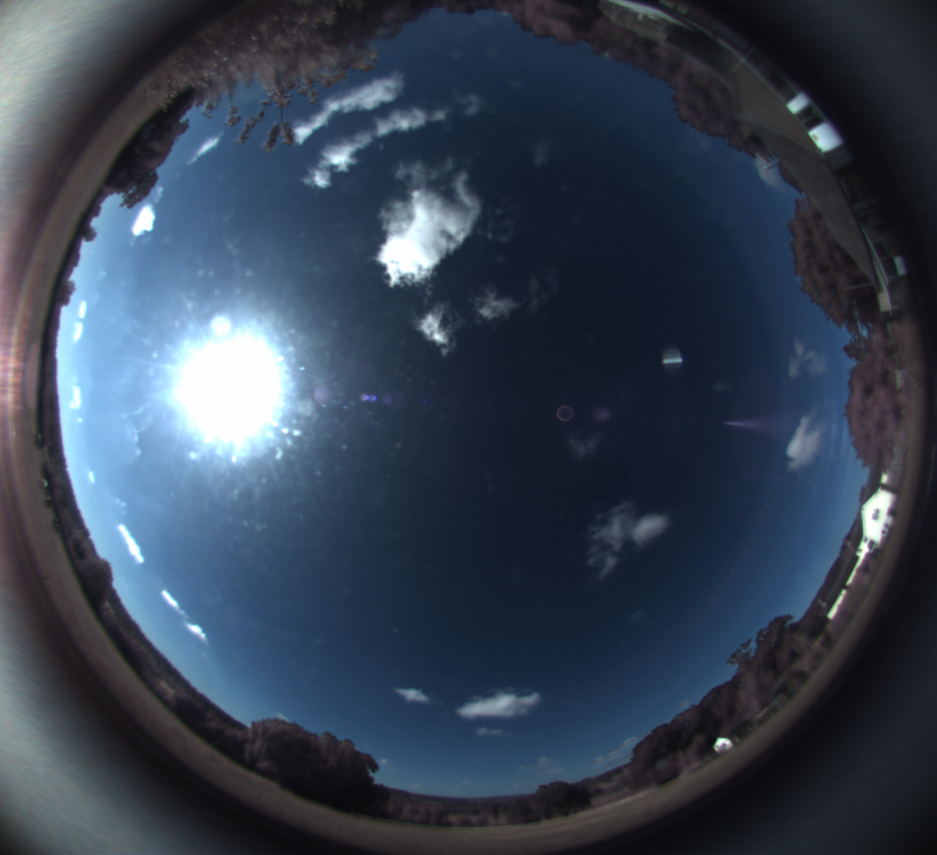
#> input picture Images/testImage2.png, 937 x 855 px
$ python rotation_image.py
#> lines starting #> are read from the running program, lines starting #| are printed output that depends on the picture
import array

import numpy as np
from PIL import Image


def calcul_coordonne_rotation(x: float, y: float, angle_rotation: float) -> tuple[float, float]:
    """Cette fonction sert à calculer les coordonnées après la rotation de certain angle, le paramètre angle_rotation
     est d'unité degré"""

    angle_rotation = np.deg2rad(angle_rotation)
    matrice_rotation = np.array([[np.cos(angle_rotation), (-1) * np.sin(angle_rotation)],
                                 [np.sin(angle_rotation), np.cos(angle_rotation)]])
    x, y = calcul_coordonne_translation(x, y, -1023.5, -1023.5)
    r = np.matmul(matrice_rotation, np.array([x, y]))
    return int(np.rint(r[0] + 1023.5)), int(np.rint(r[1] + 1023.5))


def calcul_coordonne_translation(x: float, y: float, x_translation: float, y_translation: float) -> tuple[float, float]:
    """Cette fonction sert à calculer les coordonnées après la translation"""

    return x + x_translation, y + y_translation


def ouvrir_image(chemin: str) -> Image:
#> called with chemin = '../Images/testImage2.png'
    im = Image.open(chemin)
#> im is the input picture: PIL image 937x855 RGB; mean R, G, B 53.5, 65.3, 81.1
    im = im.resize((2048, 2048))
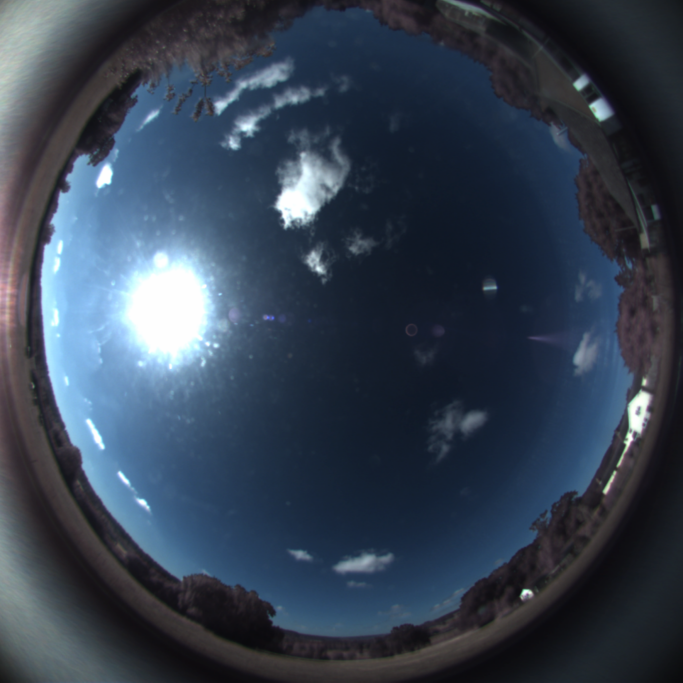
#> im: PIL image 2048x2048 RGB (shown at 1/3 size); mean R, G, B 53.5, 65.3, 81.1
    im.show()
    return im


def rotation_image(image: Image, angle: float) -> Image:
    """Cette fonction permet de tourner une image en utilisant le module Image dans pillow, le paramètre image doit
     être une chaine de caractères"""
#> called with angle = -100
    im_rotation = image.rotate(angle)
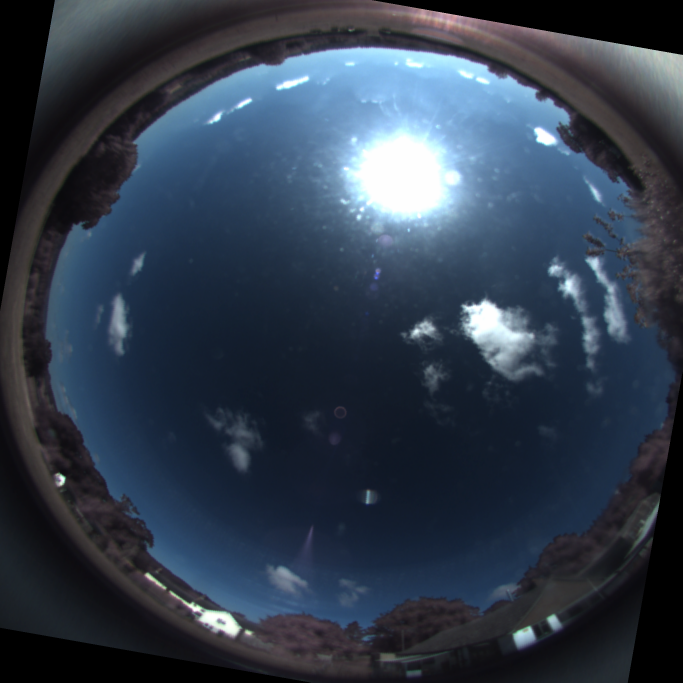
#> im_rotation: PIL image 2048x2048 RGB (shown at 1/3 size); mean R, G, B 49.3, 60.8, 76.2
    im_rotation.show()
    return im_rotation


def transformation_matrice(image: Image) -> array:
    """Cette fonction permet de transformer une image en une matrice (array)"""
    a = np.asarray(image)
    return a


def trouver_pixel(x: int, y: int, image: Image) -> array:
    """Cette fonction permet de récupérer la valeur d'un pixel avec une coordonnée donnée """
    pixel_rgb = np.asarray(image)
    return pixel_rgb[x][y]


def rotation_image_pixel(angle: float, chemin: str) -> array:
    """Cette fonction permet de tourner une image en transformant l'image en matrice"""
    image = ouvrir_image(chemin)
    image_rotation = rotation_image(image, (-1) * angle)
    image_rotation_array = transformation_matrice(image_rotation)
    return image_rotation_array


def rotation_array(matrice: array, angle: float) -> array:
    """Cette fonction permet de tourner la matrice d'une image après la rotation"""
#> called with angle = 100
    new_image = Image.new("RGB", [2048, 2048])
#> new_image: PIL image 2048x2048 RGB; every value is 0
    matrice_taille = np.shape(matrice)
#> matrice_taille = (2048, 2048, 3)
    nb_ligne = matrice_taille[0]
#> nb_ligne = 2048
    nb_colonne = matrice_taille[1]
#> nb_colonne = 2048

    for i in range(nb_ligne):
        for j in range(nb_colonne):
            x_rotation, y_rotation = calcul_coordonne_rotation(i, j, angle)
            if 0 <= x_rotation < 2048 and 0 <= y_rotation < 2048:
                new_image.putpixel((j, i), tuple(matrice[x_rotation][y_rotation]))
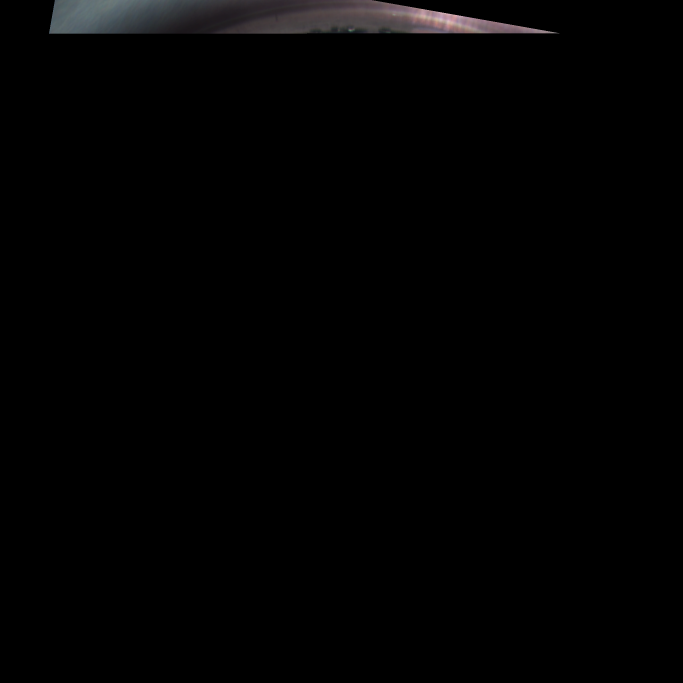
#> new_image: PIL image 2048x2048 RGB (shown at 1/3 size); mean R, G, B 2.3, 2.2, 2.3
    new_image.show()


m = rotation_image_pixel(100, "../Images/testImage2.png")
m2 = rotation_image_pixel(0, "../Images/testImage2.png")
#> (the run stopped early here; a loop or call above may not have finished)
